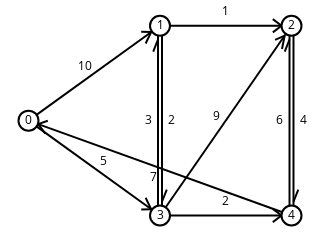

This figure's notebook cell:
### Markdown cell above
Por fim, vamos carregar e visualizar um grafo:

### Code cell
g = sn.load_graph('4-dijkstra.gml', has_pos=True)

for n, m in g.edges():
    g.edge[n][m]['label'] = g.edge[n][m]['c']

for n in g.nodes():
    g.node[n]['label'] = str(n)
    
sn.show_graph(g, elab=True, nlab=True)

### Figure 1 — Plotly figure (JSON) as saved in the notebook; plotly's stock layout.template omitted (floating-point values rounded to 4 significant figures)
{"data": [{"hoverinfo": "none", "line": {"color": "rgb(0, 0, 0)", "width": 2}, "mode": "lines", "x": [0, 0.5, null, 0.4664, 0.4454, null, 0.4664, 0.4286, null, 0, 0.5, null, 0.4664, 0.4286, null, 0.4664, 0.4454, null, 0.5, 1, null, 0.9621, 0.9289, null, 0.9621, 0.9289, null, 0.5076, 0.5076, null, 0.5076, 0.5257, null, 1.008, 1.008, null, 1.008, 1.026, null, 0.4924, 0.4924, null, 0.4924, 0.4743, null, 0.5, 1, null, 0.9738, 0.964, null, 0.9738, 0.9377, null, 0.5, 1, null, 0.9621, 0.9289, null, 0.9621, 0.9289, null, 1, 0, null, 0.03665, 0.0734, null, 0.03665, 0.06422, null, 0.9924, 0.9924, null, 0.9924, 0.9743, null], "y": [0.5, 1, null, 0.9664, 0.9062, null, 0.9664, 0.9678, null, 0.5, 0, null, 0.03357, 0.03224, null, 0.03357, 0.09382, null, 1, 1, null, 1, 0.9653, null, 1, 1.035, null, 1, 0, null, 0.07246, 0.1361, null, 1, 0, null, 0.07246, 0.1361, null, 0, 1, null, 0.9275, 0.8639, null, 0, 1, null, 0.9476, 0.8777, null, 0.9476, 0.9257, null, 0, 0, null, 0, -0.03474, null, 0, 0.03474, null, 0, 0.5, null, 0.4817, 0.4992, null, 0.4817, 0.432, null, 0, 1, null, 0.9275, 0.8639, null]}, {"hoverinfo": "none", "marker": {"color": "rgb(255, 255, 255)", "line": {"color": "rgb(0, 0, 0)", "width": 2}, "size": 20}, "mode": "markers+text", "text": ["0", "1", "2", "3", "4"], "textfont": {"color": "rgb(0, 0, 0)"}, "textposition": "middle center", "x": [0, 0.5, 1, 0.5, 1], "y": [0.5, 1, 1, 0, 0]}, {"hoverinfo": "none", "mode": "text", "text": [10, 5, 1, 2, 4, 3, 9, 2, 7, 6], "textfont": {"color": "rgb(0, 0, 0)"}, "textposition": "middle center", "x": [0.2164, 0.2836, 0.75, 0.5455, 1.045, 0.4545, 0.7134, 0.75, 0.4738, 0.9545], "y": [0.7836, 0.2836, 1.072, 0.5, 0.5, 0.5, 0.5183, 0.07246, 0.1976, 0.5]}], "layout": {"height": 180, "margin": {"b": 0, "l": 0, "r": 0, "t": 0}, "showlegend": false, "width": 320, "xaxis": {"showgrid": false, "showticklabels": false, "zeroline": false}, "yaxis": {"showgrid": false, "showticklabels": false, "zeroline": false}}}
